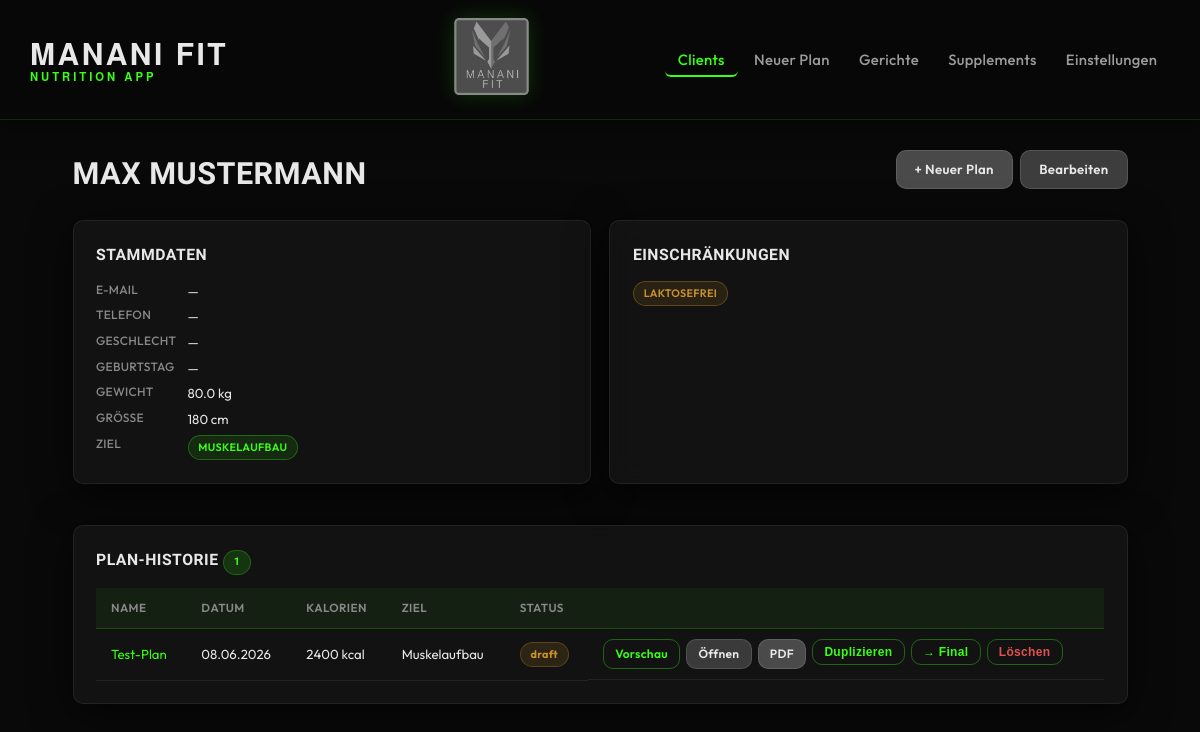
The app's page /clients/1, older data.
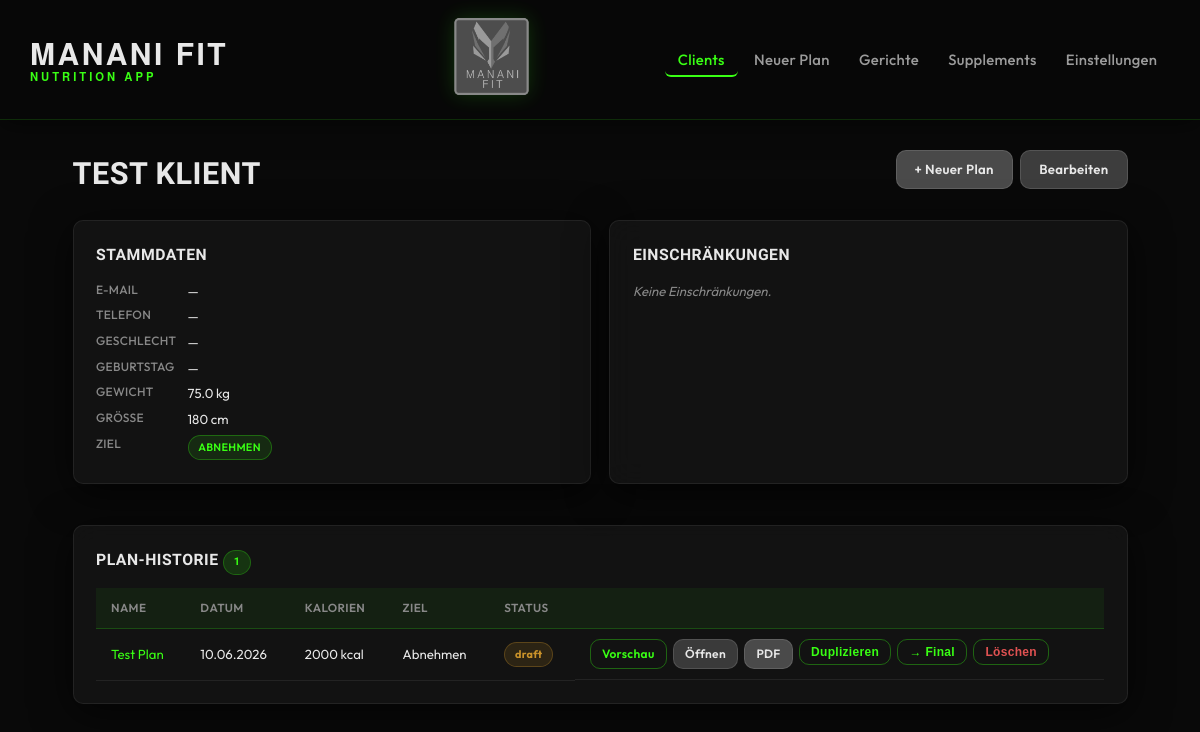
The same page, newer data.
### models.py (models this page shows, shortened)
class Client(db.Model):
    __tablename__ = "clients"
    __allow_unmapped__ = True
    id: int = db.Column(db.Integer, primary_key=True)
    name: str = db.Column(db.String(120), nullable=False)
    email: str | None = db.Column(db.String(200))
    phone: str | None = db.Column(db.String(50))
    birthdate: date | None = db.Column(db.Date)
    gender: str | None = db.Column(db.String(20))
    weight_kg: float | None = db.Column(db.Float)
    height_cm: float | None = db.Column(db.Float)
    goal: str = db.Column(db.String(30), nullable=False, default="Halten")
    restrictions_text: str | None = db.Column(db.Text)
    restriction_tags: str = db.Column(db.Text, default="[]")
    created_at: datetime = db.Column(db.DateTime, default=datetime.utcnow)
    updated_at: datetime = db.Column(
        db.DateTime, default=datetime.utcnow, onupdate=datetime.utcnow
    )
    is_archived: bool = db.Column(db.Boolean, default=False)
    macro_overrides: str | None = db.Column(db.Text, nullable=True)
    plans = db.relationship("MealPlan", back_populates="client", lazy="dynamic")
    def get_restriction_tags(self) -> list[str]:
        return json.loads(self.restriction_tags or "[]")

class MealPlan(db.Model):
    __tablename__ = "meal_plans"
    __allow_unmapped__ = True
    id: int = db.Column(db.Integer, primary_key=True)
    client_id: int = db.Column(db.Integer, db.ForeignKey("clients.id"), nullable=False)
    name: str = db.Column(db.String(200), nullable=False)
    date_created: datetime = db.Column(db.DateTime, default=datetime.utcnow)
    date_modified: datetime = db.Column(
        db.DateTime, default=datetime.utcnow, onupdate=datetime.utcnow
    )
    kcal_target: int = db.Column(db.Integer, nullable=False)
    n_meals: int = db.Column(db.Integer, nullable=False, default=3)
    goal: str = db.Column(db.String(30), nullable=False)
    notes: str | None = db.Column(db.Text)
    status: str = db.Column(db.String(10), default="draft")
    include_supplements: bool = db.Column(db.Boolean, default=False)
    macro_overrides: str | None = db.Column(db.Text, nullable=True)
    client = db.relationship("Client", back_populates="plans")
    meal_slots = db.relationship(
        "MealSlot",
        back_populates="plan",
        order_by="MealSlot.position",
        cascade="all, delete-orphan",
    )
    supplements = db.relationship(
        "PlanSupplement",
        back_populates="plan",
        order_by="PlanSupplement.position",
        cascade="all, delete-orphan",
    )

### app.py (the view)
    @app.route("/clients/<int:client_id>")
    def clients_detail(client_id: int):
        client = Client.query.get_or_404(client_id)
        plans = (
            MealPlan.query.filter_by(client_id=client_id)
            .order_by(MealPlan.date_created.desc())
            .all()
        )
        return render_template("clients/detail.html", client=client, plans=plans)

### templates/clients/detail.html (shortened to what this page needs)
{% extends "base.html" %}
{% block content %}
<div class="page-header">
  <h1>{{ client.name }}</h1>
  <div class="header-actions">
    <a href="{{ url_for('plans_new', client_id=client.id) }}" class="btn btn--primary">+ Neuer Plan</a>
    <a href="{{ url_for('clients_edit', client_id=client.id) }}" class="btn btn--secondary">Bearbeiten</a>
  </div>
</div>
<div class="detail-grid">
  <section class="card">
    <h2>Stammdaten</h2>
    <dl class="detail-list">
      <dt>E-Mail</dt><dd>{{ client.email or '—' }}</dd>
      <dt>Telefon</dt><dd>{{ client.phone or '—' }}</dd>
      <dt>Geschlecht</dt><dd>{{ client.gender or '—' }}</dd>
      <dt>Geburtstag</dt><dd>{{ client.birthdate.strftime('%d.%m.%Y') if client.birthdate else '—' }}</dd>
      <dt>Gewicht</dt><dd>{{ (client.weight_kg|string + ' kg') if client.weight_kg else '—' }}</dd>
      <dt>Größe</dt><dd>{{ (client.height_cm|int|string + ' cm') if client.height_cm else '—' }}</dd>
      <dt>Ziel</dt><dd><span class="tag">{{ client.goal }}</span></dd>
    </dl>
  </section>
  <section class="card">
    <h2>Einschränkungen</h2>
    <div class="tags-wrap">
      {% for tag in client.get_restriction_tags() %}
        <span class="tag tag--restriction">{{ tag }}</span>
      {% else %}
        <p class="empty-hint">Keine Einschränkungen.</p>
      {% endfor %}
    </div>
  </section>
</div>
<section class="card" style="margin-top:1.5rem">
  <h2>Plan-Historie <span class="badge">{{ plans|length }}</span></h2>
  {% if plans %}
    <div class="table-wrap">
      <table class="data-table">
        <thead>
          <tr><th>Name</th><th>Datum</th><th>Kalorien</th><th>Ziel</th><th>Status</th><th></th></tr>
        </thead>
        <tbody>
          {% for p in plans %}
          <tr>
            <td><a href="{{ url_for('plans_edit', plan_id=p.id) }}">{{ p.name }}</a></td>
            <td>{{ p.date_created.strftime('%d.%m.%Y') }}</td>
            <td>{{ p.kcal_target }} kcal</td>
            <td>{{ p.goal }}</td>
            <td><span class="badge badge--{{ p.status }}">{{ p.status }}</span></td>
            <td class="actions">
              <a href="{{ url_for('plans_preview', plan_id=p.id) }}" class="btn btn--sm btn--ghost">Vorschau</a>
              <a href="{{ url_for('plans_edit', plan_id=p.id) }}" class="btn btn--sm">Öffnen</a>
              <a href="{{ url_for('plans_pdf', plan_id=p.id) }}" class="btn btn--sm btn--primary">PDF</a>
              <form method="post" action="{{ url_for('plans_duplicate', plan_id=p.id) }}" style="display:inline">
                <button type="submit" class="btn btn--sm btn--ghost">Duplizieren</button>
              </form>
              <form method="post" action="{{ url_for('plans_update_status', plan_id=p.id) }}" style="display:inline">
                {% if p.status == 'draft' %}
                  <button type="submit" name="status" value="final" class="btn btn--sm btn--ghost">→ Final</button>
                {% else %}
                  <button type="submit" name="status" value="draft" class="btn btn--sm btn--ghost">→ Draft</button>
                {% endif %}
              </form>
              <form method="post" action="{{ url_for('plans_delete', plan_id=p.id) }}" style="display:inline" onsubmit="return confirm('Plan wirklich löschen?')">
                <button type="submit" class="btn btn--sm btn--ghost" style="color:var(--danger)">Löschen</button>
              </form>
            </td>
          </tr>
          {% endfor %}
        </tbody>
      </table>
    </div>
  {% else %}
    <p class="empty-hint">Noch keine Pläne für diesen Client.</p>
  {% endif %}
</section>
{% endblock %}

Row changes from the older to the newer data that the page shows:
changed Client "180 cm": name "MAX MUSTERMANN" → "TEST KLIENT"; weight_kg "80.0 kg" → "75.0 kg"; goal "MUSKELAUFBAU" → "ABNEHMEN"
changed MealPlan "draft": name "Test-Plan" → "Test Plan"; date_created "08.06.2026" → "10.06.2026"; kcal_target "2400" → "2000"; goal "Muskelaufbau" → "Abnehmen"
Text that changed along with them:
text now shown: "Keine Einschränkungen."
list line gone: "LAKTOSEFREI"
